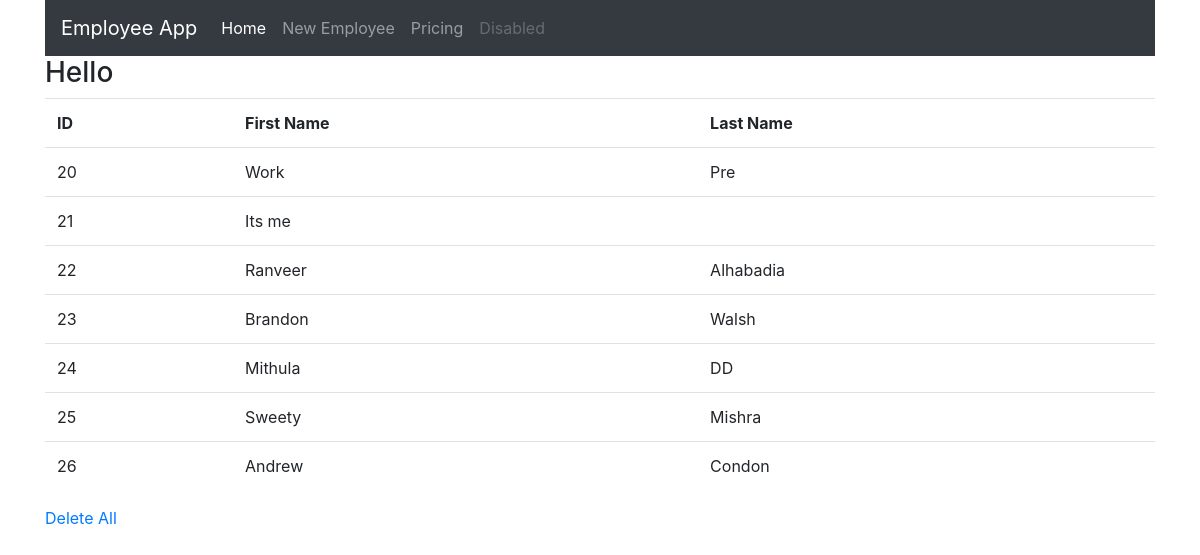
The page / on the database its author committed.
### EmpApp/models.py (models this page shows)
class Employee(models.Model):
    first_name = models.CharField(max_length=30)
    last_name = models.CharField(max_length=30)

### EmpApp/views.py (the view)
# urls.py: path('', views.employee_list, name='employee_list'),
def employee_list(request):
    allEmployee = Employee.objects.all()
    return render(request, 'EmpApp/employeelist.html', {'AllEmp': allEmployee})

### EmpApp/templates/EmpApp/employeelist.html
{% extends 'EmpApp/master.html' %}
{% block content %}
<h3>Hello</h3>
<table class="table">
    <tr>
        <th>ID</th>
        <th>First Name</th>
        <th>Last Name</th>
    </tr>
    {% for e in AllEmp %}
    <tr>
        <td>{{e.id}}</td>
        <td>
            {{e.first_name}}
        </td>
        <td>{{e.last_name}}
        </td>
    </tr>
    {% endfor %}
</table>
<a href="deleteall">Delete All</a>
{% endblock %}

### EmpApp/templates/EmpApp/master.html (shortened to what this page needs)
<!doctype html>
<html lang="en">
  <head>
    <link rel="stylesheet" href="https://stackpath.bootstrapcdn.com/bootstrap/4.5.0/css/bootstrap.min.css">
{% load static %}
    <link rel="stylesheet" type="text/css" href="{% static 'EmpApp/master.css' %}"/>
  </head>
  <body>
<div class="container">
<nav class="navbar navbar-expand-lg navbar-dark bg-dark">
  <a class="navbar-brand" href="#">Employee App</a>
  <div class="collapse navbar-collapse" id="navbarNavAltMarkup">
    <div class="navbar-nav">
      <a class="nav-item nav-link active" href="/">Home <span class="sr-only">(current)</span></a>
      <a class="nav-item nav-link" href="new_employee">New Employee</a>
      <a class="nav-item nav-link" href="#">Pricing</a>
      <a class="nav-item nav-link disabled" href="#" tabindex="-1" aria-disabled="true">Disabled</a>
    </div>
  </div>
</nav>
    {% block content %}
{% endblock %}
</div>
  </body>
</html>

### rows shown on the page
Employee: id "20", first_name "Work", last_name "Pre"
Employee: id "21", first_name "Its me"
Employee: id "22", first_name "Ranveer", last_name "Alhabadia"
Employee: id "23", first_name "Brandon", last_name "Walsh"
Employee: id "24", first_name "Mithula", last_name "DD"
Employee: id "25", first_name "Sweety", last_name "Mishra"
Employee: id "26", first_name "Andrew", last_name "Condon"
